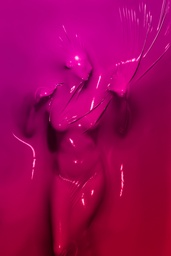
#> input picture 4.computer version/images/m_1342505545217.jpg, 171 x 256 px, shrunk from 600 x 900 before the run, found by its file name
$ python 1.py
#> lines starting #> are read from the running program, lines starting #| are printed output that depends on the picture
#> further down, img is the input picture: shape (256, 171, 3); mean R, G, B 159.3, 1.9, 86.9
#| (256, 171, 3)
import numpy as np

mat = np.array(
    [[ 65.481, 128.553, 24.966 ],
     [-37.797, -74.203, 112.0  ],
     [  112.0, -93.786, -18.214]])
mat_inv = np.linalg.inv(mat)
offset = np.array([16, 128, 128])

def rgb2ycbcr(rgb_img):
    ycbcr_img = np.zeros(rgb_img.shape, dtype=np.uint8)
    for x in range(rgb_img.shape[0]):
        for y in range(rgb_img.shape[1]):
            ycbcr_img[x, y, :] = np.round(np.dot(mat, rgb_img[x, y, :] * 1.0 / 255) + offset)
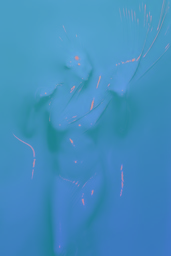
#> ycbcr_img: shape (256, 171, 3); mean R, G, B 66.4, 142, 191.1
    return ycbcr_img

def ycbcr2rgb(ycbcr_img):
    rgb_img = np.zeros(ycbcr_img.shape, dtype=np.uint8)
#> rgb_img: shape (256, 171, 3); every value is 0
    for x in range(ycbcr_img.shape[0]):
        for y in range(ycbcr_img.shape[1]):
            [r, g, b] = ycbcr_img[x,y,:]
            rgb_img[x, y, :] = np.maximum(0, np.minimum(255, np.round(np.dot(mat_inv, ycbcr_img[x, y, :] - offset) * 255.0)))
    return rgb_img


import numpy as np
from matplotlib import pyplot as plot
from skimage import io

img = io.imread('D:/GitHub/tensorflow_from_my_notebook/4.computer version/images/m_1342505545217.jpg')

print(img.shape)

io.imshow(img)
plot.show()

io.imshow(rgb2ycbcr(img))
plot.show()

io.imshow(ycbcr2rgb(rgb2ycbcr(img)))
plot.show()

$ run again, with 4.computer version/images/yubowen.jpg copied over 4.computer version/images/m_1342505545217.jpg
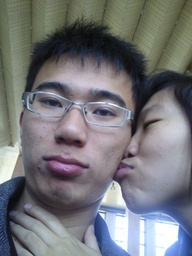
#> input picture 4.computer version/images/yubowen.jpg, 192 x 256 px, shrunk from 1200 x 1600 before the run, found by its file name
#> img is the input picture: shape (256, 192, 3); mean R, G, B 116.6, 117.4, 121.6
#| (256, 192, 3)
#> after the loop in rgb2ycbcr, `for x in range(rgb_img.shape[0]):`:
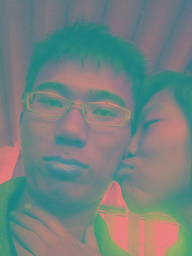
#> ycbcr_img: shape (256, 192, 3); mean R, G, B 117, 130, 127.3
